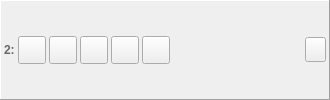
     <widget class="QFrame" name="horizontalFrame_2">
      <property name="enabled">
       <bool>true</bool>
      </property>
      <property name="sizePolicy">
       <sizepolicy hsizetype="Expanding" vsizetype="Fixed">
        <horstretch>0</horstretch>
        <verstretch>0</verstretch>
       </sizepolicy>
      </property>
      <property name="minimumSize">
       <size>
        <width>330</width>
        <height>0</height>
       </size>
      </property>
      <property name="contextMenuPolicy">
       <enum>Qt::ActionsContextMenu</enum>
      </property>
      <property name="autoFillBackground">
       <bool>false</bool>
      </property>
      <property name="frameShape">
       <enum>QFrame::Panel</enum>
      </property>
      <property name="frameShadow">
       <enum>QFrame::Raised</enum>
      </property>
      <layout class="QHBoxLayout" name="horizontalLayout_2">
       <property name="spacing">
        <number>3</number>
       </property>
       <property name="leftMargin">
        <number>3</number>
       </property>
       <property name="topMargin">
        <number>3</number>
       </property>
       <property name="rightMargin">
        <number>3</number>
       </property>
       <property name="bottomMargin">
        <number>3</number>
       </property>
       <item>
        <widget class="QLabel" name="label_4">
         <property name="enabled">
          <bool>true</bool>
         </property>
         <property name="sizePolicy">
          <sizepolicy hsizetype="Fixed" vsizetype="Fixed">
           <horstretch>0</horstretch>
           <verstretch>0</verstretch>
          </sizepolicy>
         </property>
         <property name="palette">
          <palette>
           <active>
            <colorrole role="WindowText">
             <brush brushstyle="SolidPattern">
              <color alpha="255">
               <red>104</red>
               <green>104</green>
               <blue>104</blue>
              </color>
             </brush>
            </colorrole>
           </active>
           <inactive>
            <colorrole role="WindowText">
             <brush brushstyle="SolidPattern">
              <color alpha="255">
               <red>104</red>
               <green>104</green>
               <blue>104</blue>
              </color>
             </brush>
            </colorrole>
           </inactive>
           <disabled>
            <colorrole role="WindowText">
             <brush brushstyle="SolidPattern">
              <color alpha="255">
               <red>120</red>
               <green>120</green>
               <blue>120</blue>
              </color>
             </brush>
            </colorrole>
           </disabled>
          </palette>
         </property>
         <property name="font">
          <font>
           <weight>75</weight>
           <bold>true</bold>
          </font>
         </property>
         <property name="text">
          <string>2:</string>
         </property>
         <property name="margin">
          <number>5</number>
         </property>
        </widget>
       </item>
       <item>
        <widget class="QToolButton" name="buttonMountDisk_2">
         <property name="enabled">
          <bool>true</bool>
         </property>
         <property name="minimumSize">
          <size>
           <width>28</width>
           <height>28</height>
          </size>
         </property>
         <property name="maximumSize">
          <size>
           <width>28</width>
           <height>28</height>
          </size>
         </property>
        </widget>
       </item>
       <item>
        <widget class="QToolButton" name="buttonMountFolder_2">
         <property name="enabled">
          <bool>true</bool>
         </property>
         <property name="minimumSize">
          <size>
           <width>28</width>
           <height>28</height>
          </size>
         </property>
         <property name="maximumSize">
          <size>
           <width>28</width>
           <height>28</height>
          </size>
         </property>
        </widget>
       </item>
       <item>
        <widget class="QToolButton" name="buttonSave_2">
         <property name="enabled">
          <bool>true</bool>
         </property>
         <property name="minimumSize">
          <size>
           <width>28</width>
           <height>28</height>
          </size>
         </property>
         <property name="maximumSize">
          <size>
           <width>28</width>
           <height>28</height>
          </size>
         </property>
         <property name="checkable">
          <bool>true</bool>
         </property>
        </widget>
       </item>
       <item>
        <widget class="QToolButton" name="autoSave_2">
         <property name="enabled">
          <bool>true</bool>
         </property>
         <property name="minimumSize">
          <size>
           <width>28</width>
           <height>28</height>
          </size>
         </property>
         <property name="maximumSize">
          <size>
           <width>28</width>
           <height>28</height>
          </size>
         </property>
         <property name="text">
          <string/>
         </property>
         <property name="checkable">
          <bool>false</bool>
         </property>
        </widget>
       </item>
       <item>
        <widget class="QToolButton" name="buttonEditDisk_2">
         <property name="enabled">
          <bool>true</bool>
         </property>
         <property name="minimumSize">
          <size>
           <width>28</width>
           <height>28</height>
          </size>
         </property>
         <property name="maximumSize">
          <size>
           <width>28</width>
           <height>28</height>
          </size>
         </property>
         <property name="checkable">
          <bool>false</bool>
         </property>
        </widget>
       </item>
       <item>
        <layout class="QVBoxLayout" name="verticalLayout_2">
         <property name="spacing">
          <number>0</number>
         </property>
         <property name="leftMargin">
          <number>5</number>
         </property>
         <property name="rightMargin">
          <number>5</number>
         </property>
         <item>
          <widget class="QLabel" name="labelFileName_2">
           <property name="enabled">
            <bool>true</bool>
           </property>
           <property name="sizePolicy">
            <sizepolicy hsizetype="Ignored" vsizetype="Fixed">
             <horstretch>0</horstretch>
             <verstretch>0</verstretch>
            </sizepolicy>
           </property>
           <property name="font">
            <font>
             <family>MS Shell Dlg 2</family>
             <pointsize>8</pointsize>
             <weight>50</weight>
             <italic>false</italic>
             <bold>false</bold>
            </font>
           </property>
           <property name="autoFillBackground">
            <bool>false</bool>
           </property>
           <property name="text">
            <string/>
           </property>
           <property name="textFormat">
            <enum>Qt::PlainText</enum>
           </property>
           <property name="wordWrap">
            <bool>false</bool>
           </property>
          </widget>
         </item>
         <item>
          <widget class="QLabel" name="labelImageProperties_2">
           <property name="enabled">
            <bool>true</bool>
           </property>
           <property name="sizePolicy">
            <sizepolicy hsizetype="Preferred" vsizetype="Fixed">
             <horstretch>0</horstretch>
             <verstretch>0</verstretch>
            </sizepolicy>
           </property>
           <property name="palette">
            <palette>
             <active>
              <colorrole role="WindowText">
               <brush brushstyle="SolidPattern">
                <color alpha="255">
                 <red>128</red>
                 <green>128</green>
                 <blue>128</blue>
                </color>
               </brush>
              </colorrole>
              <colorrole role="Mid">
               <brush brushstyle="SolidPattern">
                <color alpha="255">
                 <red>157</red>
                 <green>155</green>
                 <blue>144</blue>
                </color>
               </brush>
              </colorrole>
             </active>
             <inactive>
              <colorrole role="WindowText">
               <brush brushstyle="SolidPattern">
                <color alpha="255">
                 <red>128</red>
                 <green>128</green>
                 <blue>128</blue>
                </color>
               </brush>
              </colorrole>
              <colorrole role="Mid">
               <brush brushstyle="SolidPattern">
                <color alpha="255">
                 <red>157</red>
                 <green>155</green>
                 <blue>144</blue>
                </color>
               </brush>
              </colorrole>
             </inactive>
             <disabled>
              <colorrole role="WindowText">
               <brush brushstyle="SolidPattern">
                <color alpha="255">
                 <red>118</red>
                 <green>116</green>
                 <blue>108</blue>
                </color>
               </brush>
              </colorrole>
              <colorrole role="Mid">
               <brush brushstyle="SolidPattern">
                <color alpha="255">
                 <red>157</red>
                 <green>155</green>
                 <blue>144</blue>
                </color>
               </brush>
              </colorrole>
             </disabled>
            </palette>
           </property>
           <property name="textFormat">
            <enum>Qt::PlainText</enum>
           </property>
           <property name="alignment">
            <set>Qt::AlignLeading|Qt::AlignLeft|Qt::AlignVCenter</set>
           </property>
           <property name="wordWrap">
            <bool>false</bool>
           </property>
          </widget>
         </item>
        </layout>
       </item>
       <item>
        <widget class="QToolButton" name="buttonEject_2">
         <property name="enabled">
          <bool>true</bool>
         </property>
         <property name="minimumSize">
          <size>
           <width>21</width>
           <height>25</height>
          </size>
         </property>
         <property name="maximumSize">
          <size>
           <width>21</width>
           <height>25</height>
          </size>
         </property>
        </widget>
       </item>
      </layout>
     </widget>
